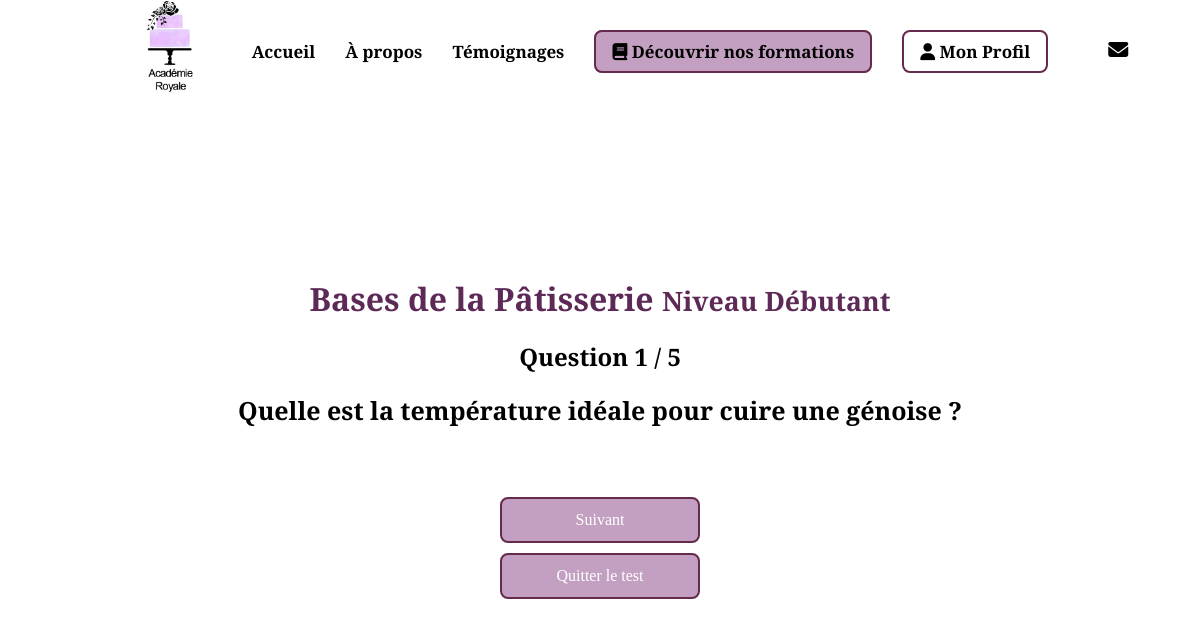
/test.php?formation_id=1&page=1, run on the app's committed database.
### tables this page shows
CREATE TABLE formation (
    formation_id INT AUTO_INCREMENT PRIMARY KEY,
    titre VARCHAR(255) NOT NULL,
    description TEXT,
    niveau VARCHAR(50)
);

CREATE TABLE question (
    question_id INT AUTO_INCREMENT PRIMARY KEY,
    formation_id INT,
    question_texte TEXT NOT NULL,
    FOREIGN KEY (formation_id) REFERENCES formation(formation_id) ON DELETE CASCADE
);

### test.php (the view, shortened to what this page needs)
<?php
require_once 'config/db.php';
$formation_id = isset($_GET['formation_id']) && is_numeric($_GET['formation_id']) ? (int)$_GET['formation_id'] : 0;
$sql_formation = "SELECT titre, niveau FROM formation WHERE formation_id = ?";
$stmt_formation = $pdo->prepare($sql_formation);
$stmt_formation->execute([$formation_id]);
$formation = $stmt_formation->fetch(PDO::FETCH_ASSOC);
$sql = "SELECT question_id, question_texte FROM question WHERE formation_id = ?";
$stmt = $pdo->prepare($sql);
$stmt->execute([$formation_id]);
$questions = $stmt->fetchAll(PDO::FETCH_ASSOC);
$total = count($questions);
$page = isset($_GET['page']) && is_numeric($_GET['page']) ? (int)$_GET['page'] : 1;
$current_question = $questions[$page - 1];
?>
<!DOCTYPE html>
<html lang="fr">
<head>
<link rel="stylesheet" href="assets/css/style10.css">
<link rel="stylesheet" href="assets/css/style.css">
</head>
<body>
<div class="container">
<?php include("includes/header.php"); ?>
<h1><?= htmlspecialchars($formation['titre']) ?> <small>Niveau <?= htmlspecialchars($formation['niveau']) ?></small></h1>
<h2>Question <?= $page ?> / <?= $total ?></h2>
<p><strong><?= htmlspecialchars($current_question['question_texte']) ?></strong></p>
<form method="post">
<button type="submit"><?= $page == $total ? 'Valider mes réponses' : 'Suivant' ?></button>
</form>
<button id="btnQuit">Quitter le test</button>
</div>
</body>
</html>

### assets/css/style10.css (style rules this page uses)
* { margin: 0; padding: 0; box-sizing: border-box; }
body { min-height: 100vh; display: flex; justify-content: center; align-items: center; padding: 20px; background: white; font-family: sans-serif; }
h2 { text-align: center; margin-top: -20px; }
p { margin-top: 20px; font-size: 25px; width: 100%; white-space: nowrap; overflow-x: auto; text-align: center; }
.container { padding: 30px; border-radius: 10px; margin-top: 55px; max-width: 1500px; }
button { text-decoration: none; border-radius: 8px; font-size: 16px; font-family: 'Roboto Serif', serif; transition: background-color 0.3s ease; width: 200px; background-color: #C3A0C1; border: #662A4D solid 2px; color: white; padding: 12px 24px; text-align: center; cursor: pointer; display: block; margin: 20px auto; }
#btnQuit { text-decoration: none; border-radius: 8px; font-size: 16px; font-family: 'Roboto Serif', serif; transition: background-color 0.3s ease; width: 200px; background-color: #C3A0C1; border: #662A4D solid 2px; color: white; padding: 12px 24px; text-align: center; cursor: pointer; display: block; margin-top: -10px; }

### assets/css/style.css (style rules this page uses)
* { padding: 0; margin: 0; box-sizing: border-box; }
html { scroll-behavior: smooth; }
body { font-family: 'Roboto Serif', serif; color: black; }
h1 { color: #5d2a58; margin: 40px 0; text-align: center; }

### data on the page
formation: titre "Bases de la Pâtisserie", niveau "Débutant"
question: question_texte "Quelle est la température idéale pour cuire une génoise ?"

### other printed values
$page "1"
$total "5"
